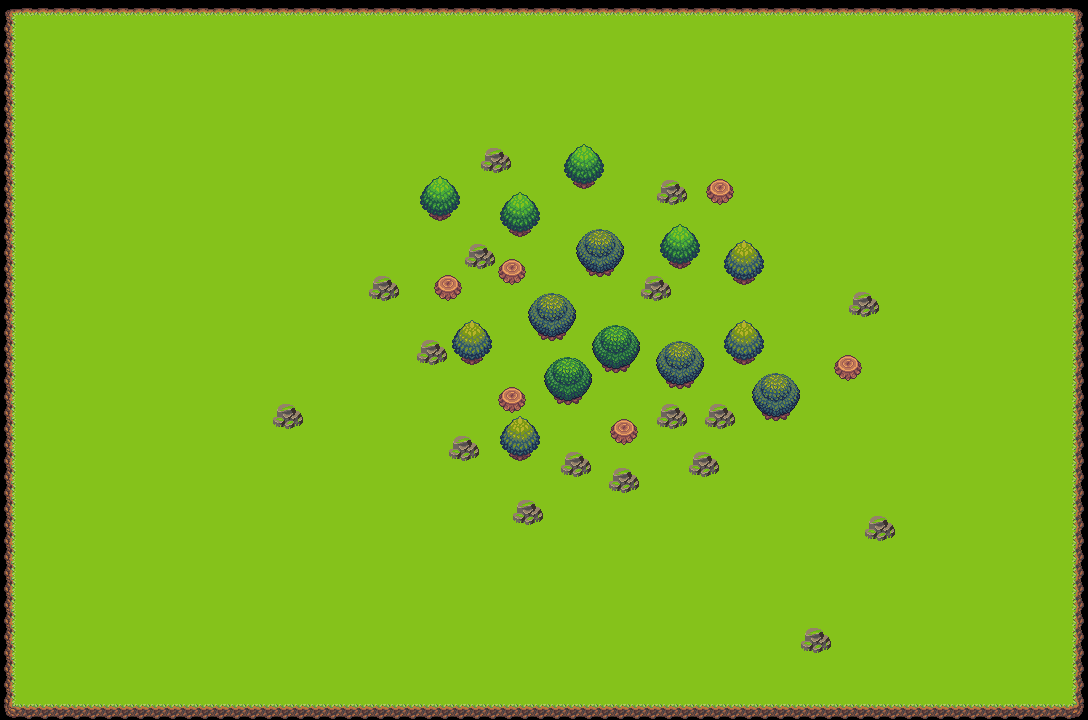

Rendered tile map (Tiled .tmx) drawn with the repository's tilesets; below, a short description and the map source with its tile grids summarised:
An orthogonal 68x45 tile map with 16x16 px tiles, 3 tile layers (herbe, arbre, pierre), 3 tilesets.

<map version="1.10" tiledversion="1.10.2" orientation="orthogonal" renderorder="right-down" width="68" height="45" tilewidth="16" tileheight="16" infinite="0" nextlayerid="4" nextobjectid="1">
 <tileset firstgid="1" name="terrain tiles" tilewidth="16" tileheight="16" tilecount="384" columns="24">
  <image source="terrain tiles.png" trans="000000" width="384" height="256" />
 </tileset>
 <tileset firstgid="385" name="Decorations" tilewidth="16" tileheight="16" tilecount="320" columns="20">
  <image source="Decorations.png" trans="000000" width="320" height="256" />
 </tileset>
 <tileset firstgid="705" name="Bridge" tilewidth="16" tileheight="16" tilecount="49" columns="7">
  <image source="Bridge.png" trans="000000" width="120" height="120" />
 </tileset>
 <layer id="1" name="herbe" width="68" height="45">
  <data>[3060 cells, 3060 non-empty, 9 distinct tile ids]</data>
 </layer>
 <layer id="2" name="arbre" width="68" height="45">
  <data>[3060 cells, 168 non-empty, 46 distinct tile ids]</data>
 </layer>
 <layer id="3" name="pierre" width="68" height="45">
  <data>[3060 cells, 68 non-empty, 4 distinct tile ids]</data>
 </layer>
</map>
